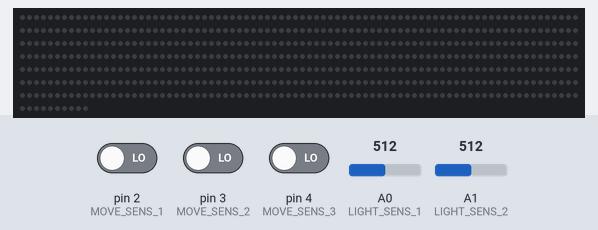
This sketch was run on a simulated Arduino Uno, built with avr-gcc and run on an emulated ATmega328P. On the bench: 570 RGB LEDs in strip order, left to right, continuing on the next row. The inputs (shaded band) are chosen by the test bench; at power-on: pin 2 (MOVE_SENS_1) LOW, A0 (LIGHT_SENS_1) = 512, A1 (LIGHT_SENS_2) = 512, pin 3 (MOVE_SENS_2) LOW, pin 4 (MOVE_SENS_3) LOW. Dim RGB values are drawn brighter than linear; random numbers use the default seed unless the sketch sets one.

Above: at 1.2 s.
1.3 s: pin 2 (MOVE_SENS_1) driven HIGH
At 2.13 s:
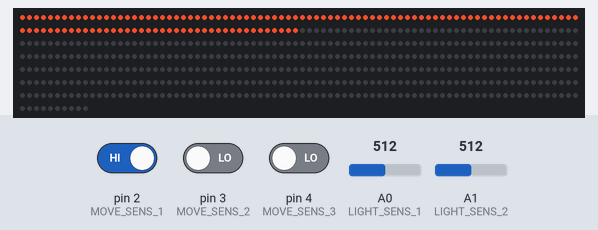
3.7 s: A0 (LIGHT_SENS_1) set to 306
At 6.62 s:
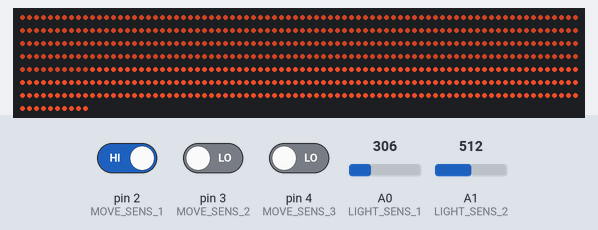
6.7 s: A1 (LIGHT_SENS_2) set to 306
8.2 s: pin 3 (MOVE_SENS_2) driven HIGH
At 9.03 s:
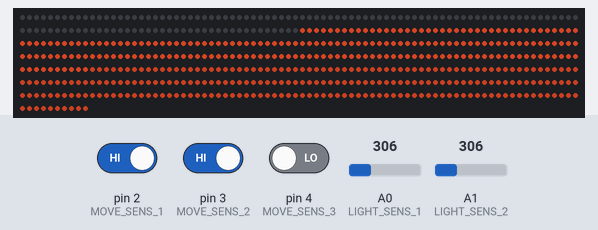
9.7 s: A0 (LIGHT_SENS_1) set to 245
At 10.26 s:
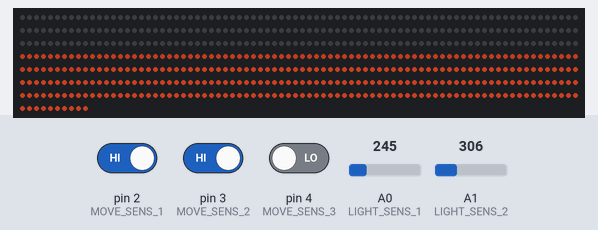
11.2 s: pin 3 (MOVE_SENS_2) driven LOW
At 14.57 s:
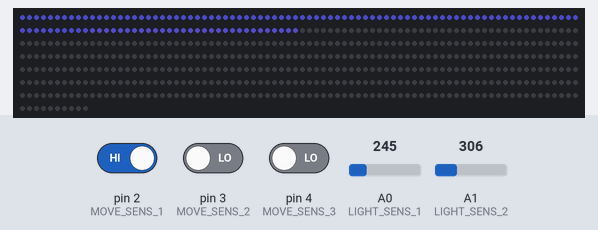
Timing chart, 0 to 16.1 s (numbered marks = the images above; inputs shaded):
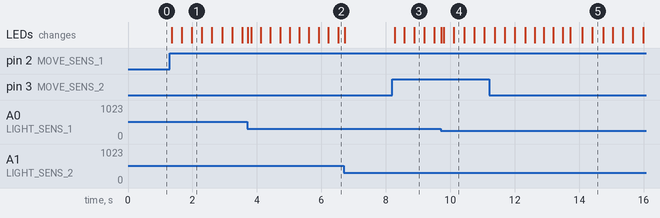

The sketch:

RGB_LADDER_1.0.ino
```cpp
/* sketch_LED_LADDER_1.0
**
** 2025, may - jul.
**
*/

#define USE_RAILING 0
#define USE_STEPS   1
#define MAX_ANIMS   7
#define LIGHT_SENS_AMOUNT 1
#define MOVE_SENS_AMOUNT  3


#define DEBUG_MODE  0

// --- Настройки ленты ---
#define LED_TYPE         WS2812B
#define COLOR_ORDER      GRB
#define NUM_LEDS         570

#define DELAY_RAILING    40
#define DELAY_STEP       290
#define WALK_TIMEOUT     1500
#define FADE_OUT_TIMEOUT 10000

// --- ПИНЫ ---
#define MOVE_SENS_1     2
#define MOVE_SENS_2     3
#define MOVE_SENS_3     4
#define LED_PIN         5
#define LED_RAILING_PIN 6
#define LIGHT_SENS_1    A0
#define LIGHT_SENS_2    A1

#include "effectsSettings.h"
#include "stepsSettings.h"
#include <FastLED.h>

#if (USE_STEPS == 1)
CRGB leds[NUM_LEDS];
#endif

#if (USE_RAILING == 1)
CRGB ledsRailing[NUM_LEDS_RAILING];
#endif

enum State {
  IDLE,
  FROM_1,
  FROM_2,
  FROM_3,
  TO_1,
  TO_2,
  TO_3,
  FADE_OUT
};

State currentState = IDLE;

// --- Структура для хранения одной анимации ---
struct Animation {
  State state = IDLE;
  int step = 0;
  uint32_t timer;
};

#if (USE_STEPS == 1)
Animation activeAnims[MAX_ANIMS];
#endif
#if (USE_RAILING == 1)
Animation railingAnims[MAX_ANIMS];
#endif

uint16_t britnessVal1;
uint16_t britnessVal2;

uint8_t effect;
uint16_t stepStartPos[STEP_NUM + 2];

uint8_t rainbowHue;

uint32_t walkTimer;
uint32_t fadeOutTimer;
uint32_t sensorsTimer;
uint32_t effectsTimer;

void setup() {
#if (DEBUG_MODE == 1)
  Serial.begin(9600);
#endif
  calculateStepPos();

#if (USE_RAILING == 1)
  FastLED.addLeds<LED_TYPE, LED_RAILING_PIN, COLOR_ORDER>(ledsRailing, NUM_LEDS_RAILING);
#endif

#if (USE_STEPS == 1)
  FastLED.addLeds<LED_TYPE, LED_PIN, COLOR_ORDER>(leds, NUM_LEDS);
#endif

#if (USE_RAILING == 1 || USE_STEPS == 1)
  FastLED.setBrightness(0);
  FastLED.setMaxPowerInVoltsAndMilliamps(5, 8000);
  FastLED.clear();
  FastLED.show();
#endif
}

void loop() {
  randomazeEffects();
  sensorsTick();
  showEffects(effect);
  showRailingEffects(effect);
#if (USE_RAILING == 1 || USE_STEPS == 1)
  FastLED.show();
#endif
}
```

effects.ino
```cpp
#if (USE_STEPS == 1)
void turnBlack(uint8_t step) {
  // fill_solid - быстрая функция FastLED для заливки участка одним цветом
  fill_solid(&leds[START_POS(step)], steps[step], CRGB::Black);
}

void whiteMain(uint8_t step, uint8_t britness) {
  // Вычисляем цвет один раз
  CRGB color = CHSV(
    WHITE_HUE,
    WHITE_SAT,
    constrain(WHITE_BRIGHT - (255 - britness), 0, 255)
  );
  fill_solid(&leds[START_POS(step)], steps[step], color);
}

void staticRainbow(uint8_t step, uint8_t britness) {
  CRGB color = CHSV(
    step * RAINBOW_SCALE,
    RAINBOW_SAT,
    constrain(RAINBOW_BRIGHT - (255 - britness), 0, 255)
  );
  fill_solid(&leds[START_POS(step)], steps[step], color);
}

void rainbowEffect(uint8_t step, uint8_t britness) {
  for (uint16_t p = START_POS(step); p < END_POS(step); p++) {
    leds[p] = CHSV(
      rainbowHue + step * RAINBOW_SCALE,
      RAINBOW_SAT,
      constrain(RAINBOW_BRIGHT - (255 - britness), 0, 255));
  }
}

void lavaNoice(uint8_t step, uint8_t britness) {
  uint8_t noise = inoise8(step * NOISE_SCALE, millis() / 4);

  for (uint16_t p = START_POS(step); p < END_POS(step); p++) {
    leds[p] = CHSV(map(
                     noise, 0, 255, FIRE_MIN_HUE, FIRE_MAX_HUE),
                   map(noise, 0, 255, FIRE_MIN_SAT, FIRE_MAX_SAT),
                   constrain(map(noise - (255 - britness), 0, 255, FIRE_MIN_BRIGHT, FIRE_MAX_BRIGHT), 0, 255));
  }
}

void oceanNoice(uint8_t step, uint8_t britness) {
  uint8_t noise = inoise8(step * NOISE_SCALE, millis() / 4);

  for (uint16_t p = START_POS(step); p < END_POS(step); p++) {
    leds[p] = CHSV(
      map(noise, 0, 255, OCEAN_MIN_HUE, OCEAN_MAX_HUE),
      map(noise, 0, 255, OCEAN_MIN_SAT, OCEAN_MAX_SAT),
      constrain(map(noise - (255 - britness), 0, 255, OCEAN_MIN_BRIGHT, OCEAN_MAX_BRIGHT), 0, 255));
  }
}

void plasmaNoice(uint8_t step, uint8_t britness) {
  uint8_t noise = inoise8(step * NOISE_SCALE, millis() / 2);

  CRGB color = CHSV(
    map(noise, 0, 255, PLASMA_MIN_HUE, PLASMA_MAX_HUE),
    map(noise, 0, 255, PLASMA_MIN_SAT, PLASMA_MAX_SAT),
    constrain(map(noise, 0, 255, PLASMA_MIN_BRIGHT, PLASMA_MAX_BRIGHT) - (255 - britness), 0, 255));

  fill_solid(&leds[START_POS(step)], steps[step], color);
}

uint16_t START_POS(uint8_t step) {
  return stepStartPos[step];
}

uint16_t END_POS(uint8_t step) {
  return stepStartPos[step + 1];
}
#endif

void randomazeEffects() {
  if (currentState == IDLE) effect = random8(0, 6);
}

void calculateStepPos() {
#if (USE_STEPS == 1)
  stepStartPos[0] = 0;
  for (int i = 0; i < STEP_NUM + 1; i++) {
    stepStartPos[i + 1] = stepStartPos[i] + steps[i];
  }
#endif
}

/*void lavaNoice(uint8_t step, uint8_t britness) {
  uint8_t noise = inoise8(step * NOISE_SCALE, millis() / 4);

  CRGB color = CHSV(
    map(noise, 0, 255, FIRE_MIN_HUE, FIRE_MAX_HUE),
    map(noise, 0, 255, FIRE_MIN_SAT, FIRE_MAX_SAT),
    constrain(map(noise - (255 - britness), 0, 255, FIRE_MIN_BRIGHT, FIRE_MAX_BRIGHT), 0, 255));

  fill_solid(&leds[START_POS(step)], steps[step], color);
}

void oceanNoice(uint8_t step, uint8_t britness) {
  uint8_t noise = inoise8(step * NOISE_SCALE, millis() / 4);

  CRGB color = CHSV(
    map(noise, 0, 255, OCEAN_MIN_HUE, OCEAN_MAX_HUE),
    map(noise, 0, 255, OCEAN_MIN_SAT, OCEAN_MAX_SAT),
    constrain(map(noise - (255 - britness), 0, 255, OCEAN_MIN_BRIGHT, OCEAN_MAX_BRIGHT), 0, 255));

  fill_solid(&leds[START_POS(step)], steps[step], color);
}

void plasmaNoice(uint8_t step, uint8_t britness) {
  uint8_t noise = inoise8(step * NOISE_SCALE, millis() / 2);

  CRGB color = CHSV(
    map(noise, 0, 255, PLASMA_MIN_HUE, PLASMA_MAX_HUE),
    map(noise, 0, 255, PLASMA_MIN_SAT, PLASMA_MAX_SAT),
    constrain(map(noise, 0, 255, PLASMA_MIN_BRIGHT, PLASMA_MAX_BRIGHT) - (255 - britness), 0, 255));

  fill_solid(&leds[START_POS(step)], steps[step], color);
}*/

/*void rainbowNoice(uint8_t step, uint8_t britness) {
  for (uint16_t p = START_POS(step); p < END_POS(step); p++) {
    uint8_t noise = inoise8(p * NOISE_SCALE, millis() / 2);
    fire_heat[p] = map(noise, 0, 255, 0, 255);
  }

  for (int p = START_POS(step); p < END_POS(step); p++) {
    leds[p] = CHSV(
      map(fire_heat[p], 0, 255, CL_LAVA_MIN_HUE, CL_LAVA_MAX_HUE),
      map(fire_heat[p], 0, 255, CL_LAVA_MIN_SAT, CL_LAVA_MAX_SAT),
      constrain(map(fire_heat[p] - ((255 - britness) / 1.5), 0, 255, CL_LAVA_MIN_BRIGHT, CL_LAVA_MAX_BRIGHT), 0, 255)
    );
  }
}*/

/*void fireEffect(uint8_t step, uint8_t britness) {
  if (random8() < FIRE_SPARKING) fire_heat[START_POS(step)] = qadd8(fire_heat[START_POS(step)], random8(160, 255));

  for (uint16_t p = END_POS(step) - 1; p >= START_POS(step) + 1; p--) {
    fire_heat[p] = fire_heat[p - 1];
  }

  for (uint16_t p = START_POS(step); p < END_POS(step); p++) {
    fire_heat[p] = qsub8(fire_heat[p], random8(0, (FIRE_COOLING * 10) / (END_POS(step) - START_POS(step))));
  }

  for (uint16_t p = START_POS(step); p < END_POS(step); p++) {
    leds[p] = CHSV(
      map(fire_heat[p], 0, 255, FIRE_MIN_HUE, FIRE_MAX_HUE),
      map(fire_heat[p], 0, 255, FIRE_MIN_SAT, FIRE_MAX_SAT),
      constrain(map(fire_heat[p] - (255 - britness), 0, 255, FIRE_MIN_BRIGHT, FIRE_MAX_BRIGHT), 0, 255));
  }
}*/

/*void sparklesEffect(uint8_t step) {
  uint8_t noiseValue;
  uint16_t pos = 0;
  for (uint16_t i = 0; i < step; i++) pos += steps[i];
  for (uint16_t i = pos; i < pos + steps[step + 1]; i++) {
    noiseValue = inoise8((uint32_t)((x_noise_coord + i * 2) / SMOOTH_K), (uint32_t)((y_noise_coord + i) / SMOOTH_K));
    if (noiseValue > 160 && flashesColor[i - 1] == 0) {
      noiseValue = inoise8((uint32_t)((x_noise_coord + i * 2) / SMOOTH_K), (uint32_t)((y_noise_coord + i * 5) / SMOOTH_K));
      if (flashesColor[i] == 0) flashesColor[i] = noiseValue;
      if (noiseValue - (255 -  britness) > 0) {
        leds[i] = CHSV(flashesColor[i],
          map(noiseValue, 0, 255, MIN_SAT, MAX_SAT),
          map(noiseValue - (255 - britness), 0, 255, MIN_BRIGHT, MAX_BRIGHT)
        );
      } else {
        leds[i] = CHSV(flashesColor[i],
          map(noiseValue, 0, 255, MIN_SAT, MAX_SAT),
          10
        );
      }
    } else flashesColor[i] = 0;
  }
}*/
```

railingEffects.ino
```cpp
#if (USE_RAILING == 1)
void turnBlackR(int led) {
  ledsRailing[led] = CHSV(0, 0, 0);
}

void whiteMainR(int led, uint8_t britness) {
  ledsRailing[led] = CHSV(
    WHITE_HUE,
    WHITE_SAT,
    constrain(WHITE_BRIGHT - (255 - britness), 0, 255));
}

void staticRainbowR(int led, uint8_t britness) {
  ledsRailing[led] = CHSV(
    led * RAINBOW_SCALE,
    RAINBOW_SAT,
    constrain(RAINBOW_BRIGHT - (255 - britness), 0, 255));
}

void rainbowEffectR(int led, uint8_t britness) {
  ledsRailing[led] = CHSV(
    rainbowHue + led * RAINBOW_SCALE,
    RAINBOW_SAT,
    constrain(RAINBOW_BRIGHT - (255 - britness), 0, 255));
}

void lavaNoiceR(int led, uint8_t britness) {
  uint8_t noise = inoise8(led * NOISE_SCALE, millis() / 4);

  ledsRailing[led] = CHSV(
    map(noise, 0, 255, FIRE_MIN_HUE, FIRE_MAX_HUE),
    map(noise, 0, 255, FIRE_MIN_SAT, FIRE_MAX_SAT),
    constrain(map(noise - (255 - britness), 0, 255, FIRE_MIN_BRIGHT, FIRE_MAX_BRIGHT), 0, 255));
}

void oceanNoiceR(int led, uint8_t britness) {
  uint8_t noise = inoise8(led * NOISE_SCALE, millis() / 4);

  ledsRailing[led] = CHSV(
    map(noise, 0, 255, OCEAN_MIN_HUE, OCEAN_MAX_HUE),
    map(noise, 0, 255, OCEAN_MIN_SAT, OCEAN_MAX_SAT),
    constrain(map(noise - (255 - britness), 0, 255, OCEAN_MIN_BRIGHT, OCEAN_MAX_BRIGHT), 0, 255));
}

void plasmaNoiceR(int led, uint8_t britness) {
  uint8_t noise = inoise8(led * NOISE_SCALE, millis() / 2);

  ledsRailing[led] = CHSV(
    map(noise, 0, 255, PLASMA_MIN_HUE, PLASMA_MAX_HUE),
    map(noise, 0, 255, PLASMA_MIN_SAT, PLASMA_MAX_SAT),
    constrain(map(noise, 0, 255, PLASMA_MIN_BRIGHT, PLASMA_MAX_BRIGHT) - (255 - britness), 0, 255));
}
#endif
```

sensors.ino
```cpp
void sensorsTick() {
// #if (LIGHT_SENS_AMOUNT == 0)
  britnessVal1 = 150;
  britnessVal2 = britnessVal1;
// #elif (LIGHT_SENS_AMOUNT == 1)
  britnessVal1 = constrain(map(analogRead(LIGHT_SENS_1), 0, 400, 0, 255), 60, 255);
  britnessVal2 = britnessVal1;
// #else
  britnessVal1 = constrain(map(analogRead(LIGHT_SENS_1), 0, 400, 0, 255), 60, 255);
  britnessVal2 = constrain(map(analogRead(LIGHT_SENS_2), 0, 450, 0, 255), 60, 255);
// #endif

  switch (currentState) {
// #if (MOVE_SENS_AMOUNT == 0)
    updAnimation(FROM_1);
// #else
    case IDLE:
      if (digitalRead(MOVE_SENS_1)) updAnimation(FROM_1);
// #if (MOVE_SENS_AMOUNT > 1)
      else if (digitalRead(MOVE_SENS_2)) updAnimation(FROM_2);
// #if (MOVE_SENS_AMOUNT > 2)
      else if (digitalRead(MOVE_SENS_3)) updAnimation(FROM_3);
// #endif
// #endif
    break;

    case FROM_1:
// #if (MOVE_SENS_AMOUNT > 1)
      if (digitalRead(MOVE_SENS_2)) if (millis() - walkTimer > WALK_TIMEOUT * 2) updAnimation(TO_2); else updAnimation(FROM_2);
// #if (MOVE_SENS_AMOUNT > 2)
      else if (digitalRead(MOVE_SENS_3)) if (millis() - walkTimer > WALK_TIMEOUT) updAnimation(TO_3); else updAnimation(FROM_3);
// #endif
// #endif
      fadeOutCheck();
    break;

    case FROM_2:
      if (digitalRead(MOVE_SENS_1)) if (millis() - walkTimer > WALK_TIMEOUT * 2) updAnimation(TO_1); else updAnimation(FROM_1);
// #if (MOVE_SENS_AMOUNT > 2)
      else if (digitalRead(MOVE_SENS_3)) if (millis() - walkTimer > WALK_TIMEOUT) updAnimation(TO_3); else updAnimation(FROM_3);
// #endif
      fadeOutCheck();
    break;

    case FROM_3:
      if (digitalRead(MOVE_SENS_1)) if (millis() - walkTimer > WALK_TIMEOUT) updAnimation(TO_1); else updAnimation(FROM_1);
      else if (digitalRead(MOVE_SENS_2)) if (millis() - walkTimer > WALK_TIMEOUT) updAnimation(TO_2); else updAnimation(FROM_2);
      fadeOutCheck();
    break;
// #endif
  }
#if (DEBUG_MODE == 1)
  Serial.print(currentState);
  //Serial.print(F(","));
  //Serial.print(effect);
  Serial.print(F(","));
  Serial.print(britnessVal1);
  Serial.print(F(","));
  Serial.print(britnessVal2);
  Serial.print(F(","));
  Serial.print(analogRead(LIGHT_SENS_1));
  Serial.print(F(","));
// #if (LIGHT_SENS_AMOUNT < 2)
  Serial.println(analogRead(LIGHT_SENS_1));
// #else
  Serial.println(analogRead(LIGHT_SENS_2));
// #endif

#endif
}

void fadeOutCheck() {
  if (millis() - fadeOutTimer > FADE_OUT_TIMEOUT) {
    updAnimation(FADE_OUT);
  }
}

void updAnimation(State state) {
  currentState = state;
#if (USE_STEPS == 1)
  for (int i = 0; i < MAX_ANIMS; i++) {
    if (activeAnims[i].state == state) {
      fadeOutTimer = millis();
      sensorsTimer = millis();
      walkTimer = millis();
      break;
    }

    if (activeAnims[i].state == IDLE) {
      //if (state >= TO_1) currentState = IDLE;
      activeAnims[i].state = state;
      activeAnims[i].step = 0;
      fadeOutTimer = millis();
      sensorsTimer = millis();
      walkTimer = millis();
      break;
    }
  }
#endif
#if (USE_RAILING == 1)
  for (int i = 0; i < MAX_ANIMS; i++) {
#if (USE_STEPS == 0)
    if (railingAnims[i].state == state) {
      fadeOutTimer = millis();
      sensorsTimer = millis();
      walkTimer = millis();
      break;
    }
#endif
    if (railingAnims[i].state == IDLE) {
      railingAnims[i].state = state;
      railingAnims[i].step = 0;
#if (USE_STEPS == 0)
      fadeOutTimer = millis();
      sensorsTimer = millis();
      walkTimer = millis();
#endif
      break;
    }
  }
#endif
}
```

effectsSettings.h
```cpp
// --- Основной ---
#define WHITE_HUE      15
#define WHITE_SAT      160
#define WHITE_BRIGHT   255
#define WHITE_BRIGHT_K 1

// --- Огонь ---
#define FIRE_MIN_HUE    0
#define FIRE_MAX_HUE    20
#define FIRE_MIN_SAT    255
#define FIRE_MAX_SAT    200
#define FIRE_MIN_BRIGHT 120
#define FIRE_MAX_BRIGHT 255
#define FIRE_COOLING    45
#define FIRE_SPARKING   100
#define FIRE_BRIGHT_K   1.5

// --- Радуга ---
#define RAINBOW_SAT      255
#define RAINBOW_SPEED    5
#define RAINBOW_SCALE    10
#define RAINBOW_BRIGHT   255
#define RAINBOW_BRIGHT_K 1

#define NOISE_SCALE 10

// --- Океан ---
#define OCEAN_MIN_HUE    150
#define OCEAN_MAX_HUE    150
#define OCEAN_MIN_SAT    255
#define OCEAN_MAX_SAT    100
#define OCEAN_MIN_BRIGHT 80
#define OCEAN_MAX_BRIGHT 255
#define OCEAN_BRIGHT_K   0.1

// --- Плазма ---
#define PLASMA_MIN_HUE    80
#define PLASMA_MAX_HUE    255
#define PLASMA_MIN_SAT    100
#define PLASMA_MAX_SAT    100
#define PLASMA_MIN_BRIGHT 255
#define PLASMA_MAX_BRIGHT 255
#define PLASMA_BRIGHT_K   0.1
```

stepsSettings.h
```cpp
#define STEP_NUM        18
#define STEPS_JOINT_POS 9
#define STEP_NUM_HALF   10

#define NUM_LEDS_RAILING      240
#define RAILING_JOINT_POS     120
#define NUM_LEDS_RAILING_HALF 120
#define RAILING_ADD_NUM       2

uint16_t stepStartPositions[STEP_NUM];
const uint8_t steps[STEP_NUM] = {60, 30, 30, 30, 30, 30, 30, 30, 30, 30, 30, 30, 30, 30, 30, 30, 30, 30};
```

Source omitted: showEffects.ino (9685 bytes)

Measured:
- after the input at 1.3 s, the LEDs: first change after 0.06 s (image 1 shows a later state)
- after the input at 8.2 s, the LEDs: first change after 0.07 s (image 3 shows a later state)
